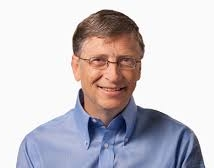
#> input picture Traitement_Images/Bill_Gates.jpg, 214 x 168 px
$ python Crop_Face_model.py
#> lines starting #> are read from the running program, lines starting #| are printed output that depends on the picture
# -*- coding: utf-8 -*-

import numpy as np
import cv2
from matplotlib import pyplot as plt


# [51 lines of commented-out code are left out]

def detect_visage(name_img):
#> called with name_img = 'Bill_Gates.jpg'
    img=cv2.imread(name_img,0)
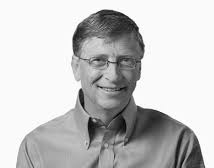
#> img: shape (168, 214); min 4, max 255, mean 197.6
    height, width = img.shape
#> height = 168; width = 214
    top,bot,left,right=0,0,0,0 #initialisiation des bords du crop
    # calcul du point haut de la tete (on suppose qu'il se trouve vers le milieu de l'image)
    for i in range(height-1):
        for j in range(width-1):
            if abs(img[i,j+1]-img[i,j])>10:
                top=i
                break
        if top!=0:
            break
    # calcul des points gauche et droite du visage
    axe_h=0
    var0=width
#> var0 = 214
    for i in range(top,height-1):
        for j in range(width-2):
            if abs(img[i,j+1]-img[i,j])>50:
                var1=j
                if var1>var0:
                    left=j-5
                    axe_h=i
                    print(j)
                    break
                else:
                    var0=var1
        if left!=0:
            break

# [7 lines of commented-out code are left out]
    right=200
    #calcul du point du bas
    bot=round((right-left)*(4/3))+top
    # resize image
    im = cv2.imread(name_img)
#> im is the input picture: shape (168, 214, 3); mean B, G, R 201, 195.4, 200.7
    im_crop = im[top:bot,left:right]
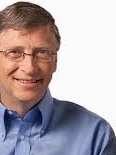
#> im_crop: shape (155, 116, 3); mean B, G, R 169, 164.3, 175.5
    cv2.imshow('cropped image',im_crop)
    cv2.waitKey(0)


detect_visage('Bill_Gates.jpg')
